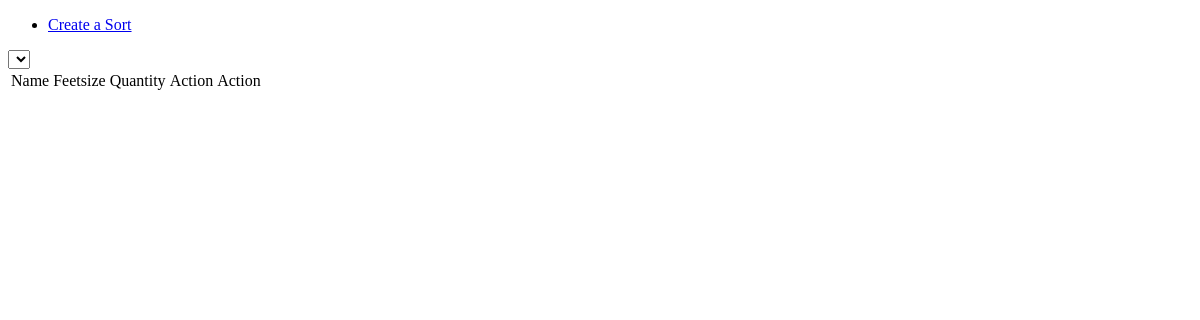
Before: / with the older database file.
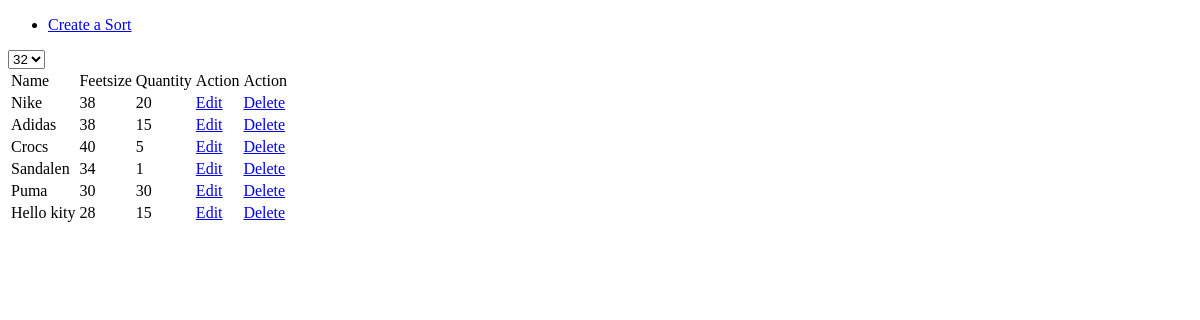
After: the same page with the newer database file.
### tables this page shows
CREATE TABLE `schoenen` (
  `id` int(11) NOT NULL,
  `name` varchar(1024) NOT NULL,
  `feetsize` varchar(1024) NOT NULL,
  `quantity` int(11) NOT NULL
);

### inc/schoenen.php (called while the page is built, shortened)
<?php
	function SelectDataSchoenen($link) {
	$query = $link->query("SELECT * FROM schoenen");
	if (!$query) {
		echo $link->error_log("No query decteced");
	} else {
		$resultaat = $query->fetch_all(PDO::FETCH_NUM);
		return $resultaat;
	}
}
    function SelectDataSize($link) {
	$query = $link->query("SELECT * FROM size");
	if (!$query) {
		echo $link->error_log("No query decteced");
	} else {
		$sizes = $query->fetch_all(PDO::FETCH_NUM);
		return $sizes;
	}
}

### index.php (the view, shortened to what this page needs)
<?php
	require_once 'inc/db.php';
	require_once 'inc/schoenen.php';
?>
<!DOCTYPE html>
<html>
<head>
</head>
<body>
 <ul>
 	<li><a href="create.php"> Create a Sort </a></li>
 </ul>
<table>
	<thead>
	<tr>
		<td>Name</td>
		<td>Feetsize</td>
		<td>Quantity</td>
		<td>Action</td>
		<td>Action</td>
	</tr>
	</thead>
<?php if (isset($_GET['size'])): { ?>
<?php
	$size = $_GET['size'];
 	$newinfo = SelectDataSchoenenSelected($link, $size);
 	foreach ($newinfo as $info) {
 		$id = $info['id'];?>
 		<tbody>
	<tr>
		<td><?php echo $info['name'];?></td>
		<td><?php echo $info['feetsize']; ?></td>
		<td><?php echo $info['quantity']; ?></td>
		<td><a href="edit.php?id=<?php echo $id ?>"> Edit </a></td>
		<td><a href="delete.php?id=<?php echo $id ?>"> Delete </a></td>
	</tr>
	</tbody>
 	<?php }
}?><?php else: { ?> <?php
$resultaat = SelectDataSchoenen($link);
foreach ($resultaat as $schoen) {
	$id = $schoen['id'];
	?>
	<tbody>
	<tr>
		<td><?php echo $schoen['name'];?></td>
		<td><?php echo $schoen['feetsize']; ?></td>
		<td><?php echo $schoen['quantity']; ?></td>
		<td><a href="edit.php?id=<?php echo $id ?>"> Edit </a></td>
		<td><a href="delete.php?id=<?php echo $id ?>"> Delete </a></td>
	</tr>
	</tbody>
<?php } } ?> <?php endif; ?>
<form method="post">
<select name="ShoeSelectd" onchange="location = this.value;">
	<?php $sizes = SelectDataSize($link);
	foreach ($sizes as $size):
		$info = $size['size']
		?>
		<option value="index.php?size=<?php echo $info ?>"><?php echo $info;?></option>
	<?php endforeach; ?>
</select>
</form>
</table>
</body>
</html>

Changed rows visible on the page:
added schoenen: name "Nike", feetsize "38", quantity "20"
added schoenen: name "Adidas", feetsize "38", quantity "15"
added schoenen: name "Crocs", feetsize "40", quantity "5"
added schoenen: name "Sandalen", feetsize "34", quantity "1"
added schoenen: name "Puma", feetsize "30", quantity "30"
added schoenen: name "Hello kity", feetsize "28", quantity "15"
Other visible differences:
form field ShoeSelectd: (not shown) → "32"
